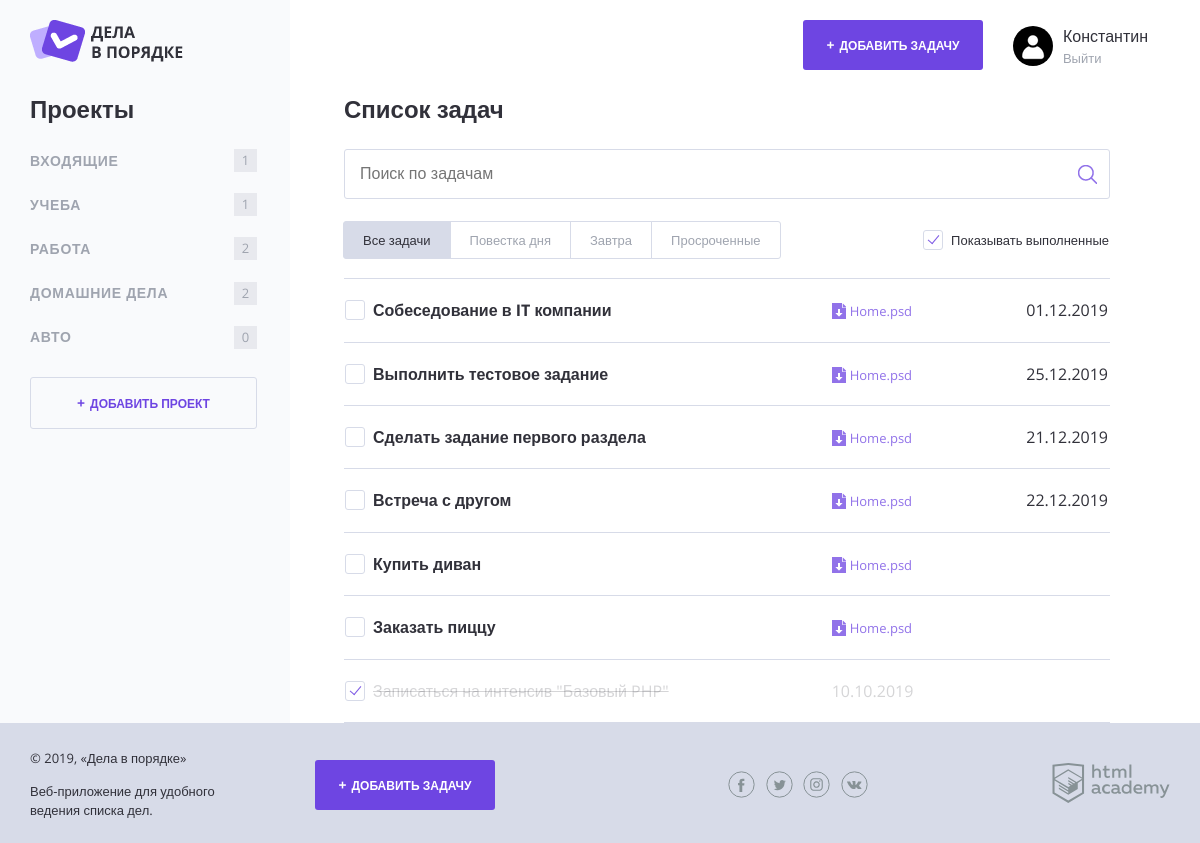
Before: / with the older database file.
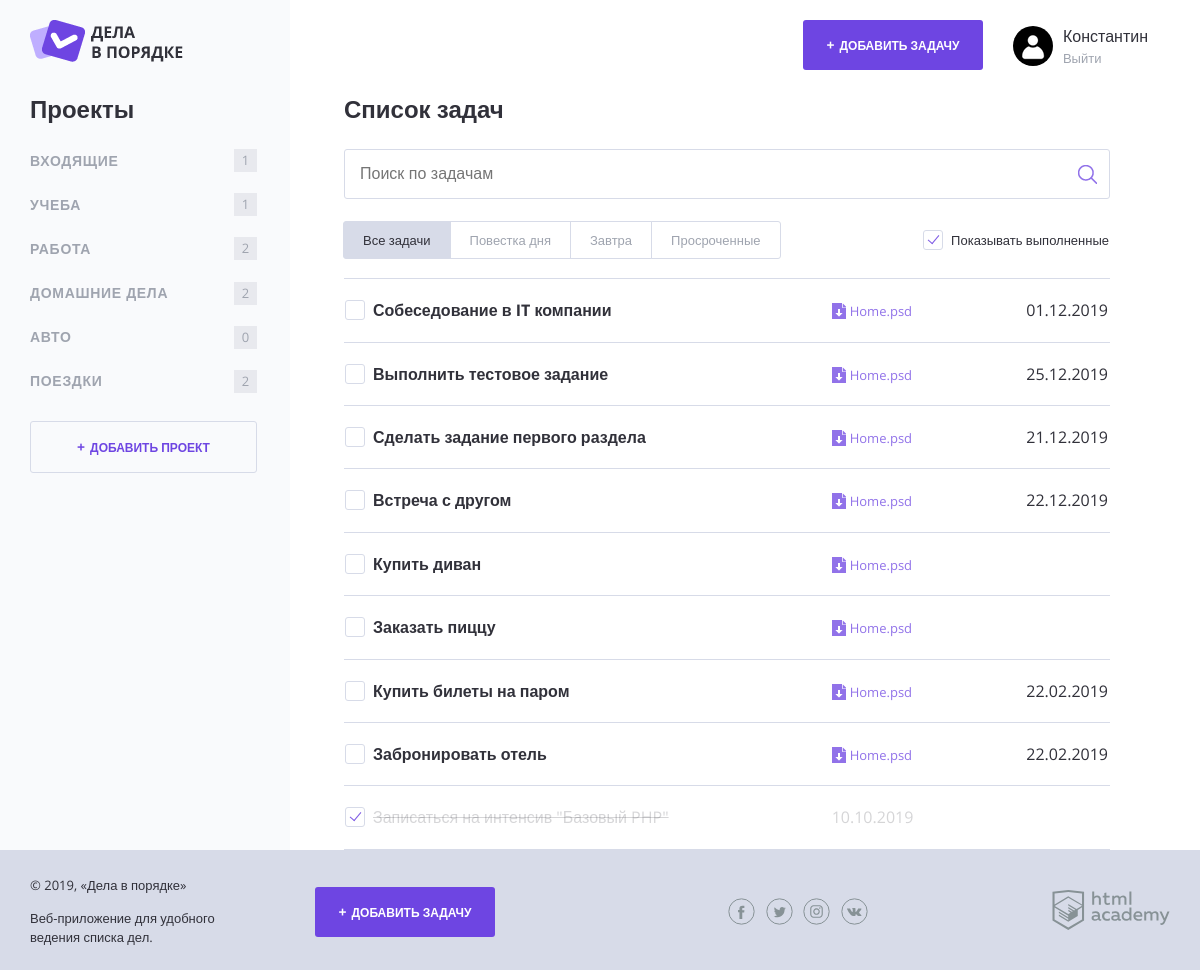
After: the same page with the newer database file.
### tables this page shows
CREATE TABLE projects
(
  id      INT AUTO_INCREMENT PRIMARY KEY,
  name    CHAR(30) NOT NULL,
  user_id INT      NOT NULL
);

CREATE TABLE tasks
(
  id         INT AUTO_INCREMENT PRIMARY KEY,
  name       CHAR(128) NOT NULL,
  project_id INT,
  now_status ENUM ('0', '1') DEFAULT '0',
  file_link  CHAR,
  time_limit DATETIME,
  is_created DATETIME  NOT NULL,
  is_done    DATETIME,
  user_id    INT       NOT NULL
);

### functions.php (called while the page is built, shortened)
<?php
require_once 'mysql_helper.php';
function include_template($name, $data)
{
    $name = 'templates/' . $name;
    $page_content = '';
    extract($data);
    require $name;
    $page_content = ob_get_clean();
    return $page_content;
}
function calculate_amount($tasks, $project)
{
    $amount = 0;
    foreach ($tasks as $value) {
        if ($value['project_id'] === $project) {
            $amount++;
        }
    }
    return $amount;
}
function time_counter($date)
{
    if ($date === NULL) {
        return false;
    }
    $time_left = floor((strtotime($date) - time()) / 3600);
    if ($time_left <= 24) {
        return true;
    } else {
        return false;
    }
}
function db_fetch_data($connect, $sql, $data = [])
{
    $result = [];
    $stmt = db_get_prepare_stmt($connect, $sql, $data);
    mysqli_stmt_execute($stmt);
    $res = mysqli_stmt_get_result($stmt);
    if ($res) {
        $result = mysqli_fetch_all($res, MYSQLI_ASSOC);
    }
    return $result;
}

### mysql_helper.php (called while the page is built, shortened)
<?php
function db_get_prepare_stmt($connect, $sql, $data = []) {
    $stmt = mysqli_prepare($connect, $sql);
    return $stmt;
}

### templates/index.php (the view, shortened to what this page needs)
<main class="content__main">
    <h2 class="content__main-heading">Список задач</h2>
    <form class="search-form" action="index.php" method="post">
        <input class="search-form__input" type="text" name="" value="" placeholder="Поиск по задачам">
        <input class="search-form__submit" type="submit" name="" value="Искать">
    </form>
    <div class="tasks-controls">
        <nav class="tasks-switch">
            <a href="/" class="tasks-switch__item tasks-switch__item--active">Все задачи</a>
            <a href="/" class="tasks-switch__item">Повестка дня</a>
            <a href="/" class="tasks-switch__item">Завтра</a>
            <a href="/" class="tasks-switch__item">Просроченные</a>
        </nav>
        <label class="checkbox">
            <span class="checkbox__text">Показывать выполненные</span>
        </label>
    </div>
    <table class="tasks">
        <? foreach ($tasks as $key => $val): ?>
            <? if (!$val['is_done'] || $show_complete_tasks === 1): ?>
                <tr class="tasks__item task <?= $val['is_done'] ? " task--completed" : '' ?><?= time_counter($val['time_limit']) === true ? " task--important" : '' ?>">
                    <td class="task__select">
                        <label class="checkbox task__checkbox">
                            <span class="checkbox__text"><?= htmlspecialchars($val['name']); ?></span>
                        </label>
                    </td>
                    <td class="task__file">
                        <a class="download-link" href="#">Home.psd</a>
                    </td>
                    <td class="task__date"><?= $val['time_limit'] ? date('d.m.Y', strtotime($val['time_limit'])) : ''; ?></td>
                </tr>
            <? endif; ?>
        <? endforeach; ?>
        <? if ($show_complete_tasks === 1): ?>
            <tr class="tasks__item task task--completed">
                <td class="task__select">
                    <label class="checkbox task__checkbox">
                        <span class="checkbox__text">Записаться на интенсив "Базовый PHP"</span>
                    </label>
                </td>
                <td class="task__date">10.10.2019</td>
                <td class="task__controls">
                </td>
            </tr>
        <? endif; ?>
    </table>
</main>

### templates/layout.php (shortened to what this page needs)
<!DOCTYPE html>
<html lang="ru">
<head>
    <link rel="stylesheet" href="/css/normalize.css">
    <link rel="stylesheet" href="/css/style.css">
    <link rel="stylesheet" href="/css/flatpickr.min.css">
</head>
<body>
<div class="page-wrapper">
    <div class="container container--with-sidebar">
        <header class="main-header">
            <a href="/">
                <img src="/img/logo.png" width="153" height="42" alt="Логотип Дела в порядке">
            </a>
            <div class="main-header__side">
                <a class="main-header__side-item button button--plus open-modal" href="/pages/form-task.html">Добавить
                    задачу</a>
                <div class="main-header__side-item user-menu">
                    <div class="user-menu__image">
                        <img src="/img/user.png" width="40" height="40" alt="Пользователь">
                    </div>
                    <div class="user-menu__data">
                        <p>Константин</p>
                        <a href="#">Выйти</a>
                    </div>
                </div>
            </div>
        </header>
        <div class="content">
            <section class="content__side">
                <h2 class="content__side-heading">Проекты</h2>
                <nav class="main-navigation">
                    <ul class="main-navigation__list">
                        <? foreach ($projects as $key => $val): ?>
                            <li class="main-navigation__list-item">
                                <a class="main-navigation__list-item-link" href="#"><?= $val['name']; ?></a>
                                <span class="main-navigation__list-item-count"><?= calculate_amount($tasks, $val['id']); ?></span>
                            </li>
                        <? endforeach; ?>
                    </ul>
                </nav>
                <a class="button button--transparent button--plus content__side-button"
                   href="/pages/form-project.html" target="project_add">Добавить проект</a>
            </section>
            <main class="content__main">
                <?= $page_content; ?>
            </main>
        </div>
    </div>
</div>
<footer class="main-footer">
    <div class="container">
        <div class="main-footer__copyright">
            <p>© 2019, «Дела в порядке»</p>
            <p>Веб-приложение для удобного ведения списка дел.</p>
        </div>
        <a class="main-footer__button button button--plus" href="/pages/form-task.html">Добавить задачу</a>
        <div class="main-footer__social social">
            <a class="social__link social__link--facebook" href="#">
            </a>
            <a class="social__link social__link--twitter" href="#">
            </a>
            <a class="social__link social__link--instagram" href="#">
            </a>
            <a class="social__link social__link--vkontakte" href="#">
            </a>
        </div>
        <div class="main-footer__developed-by">
            <a href="https://htmlacademy.ru/intensive/php">
                <img src="/img/htmlacademy.svg" alt="HTML Academy" width="118" height="40">
            </a>
        </div>
    </div>
</footer>
</body>
</html>

### index.php
<?php
$show_complete_tasks = rand(0, 1);
require_once 'init.php';
if (!$connect) {
    print('Невозможно подключиться к базе данных: ' . mysqli_connect_error());
} else {
    $sql1 = "SELECT * FROM projects";
    $sql2 = "SELECT * FROM tasks";
    $projects = db_fetch_data($connect, $sql1);
    $tasks = db_fetch_data($connect, $sql2);
}
$page_content = include_template('index.php', [
    'show_complete_tasks' => $show_complete_tasks,
    'tasks' => $tasks
]);
$layout_content = include_template('layout.php', [
    'page_content' => $page_content,
    'projects' => $projects,
    'tasks' => $tasks,
    'title' => 'Дела в порядке'
]);
print($layout_content);

Changed rows visible on the page:
added projects: name "ПОЕЗДКИ", id "2"
added tasks: name "Купить билеты на паром", time_limit "22.02.2019"
added tasks: name "Забронировать отель", time_limit "22.02.2019"
